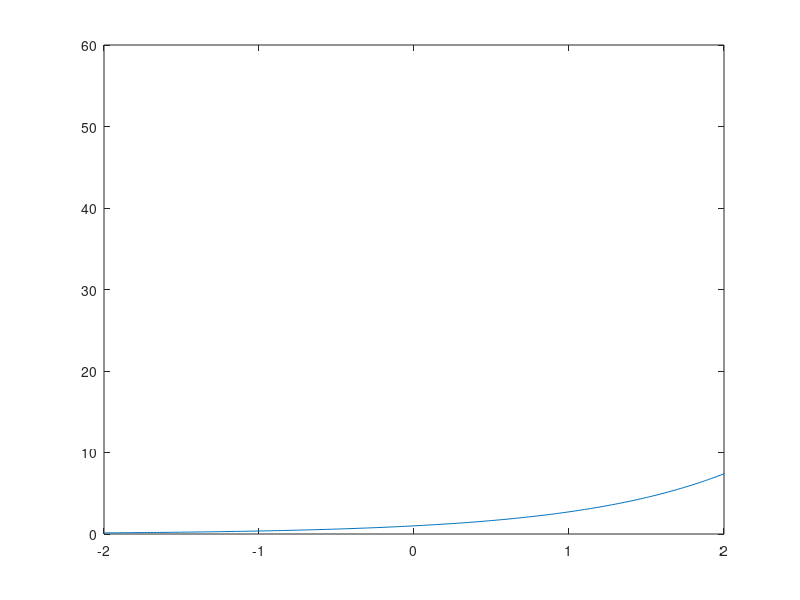

The MATLAB script that drew this image: (Note: this script raises an error after producing the figure.)
%% Introduction to MATLAB
% Christian Groll
%
% Chair of Financial Econometrics, Ludwig-Maximilians-University 
% Munich. 
%
% All rights reserved.

%%
% The following script presents an introduction to basic MATLAB
% commands. It shows how different types of variables can be
% handled and manipulated in MATLAB, as well as how MATLAB can 
% be used to produce graphical output. 

%% Numeric variables
% In MATLAB, an assignment of a certain value to a variable has 
% to be implemented with an equality sign, where any 
% expression on the right-hand side of the equality is assigned 
% to the variable which is specified on the left-hand side.
% Variable names in MATLAB have to start with a letter, which 
% can be followed by any number of letters, digits or
% underscores. Note that MATLAB is case sensitive, i.e. that
% lowercase and uppercase letters are distinguished.

% assign value 2 to a variable named x
x = 2


%%
% You can also see the effect of the assignment in the workspace
% window. The column "value" now shows a 2 next to the entry x.
% The same syntax also can be used when the value of a given
% variable shall be assigned to another variable.

% assign value of variable x to variable b
b = x

%%
% In order not to trigger an error, every variable on the 
% right-hand side of an equality sign already has to possess a 
% value.

% assignment with still undefined variable 
try
    d = c
catch err
    err.message
end
    
%%
% While the first expression assigns the value of the variable x
% to the variable b, execution of the second expression will lead
% to an error, since the variable on the left-hand side is not
% yet defined. Leaving the error untreated would force MATLAB to 
% stop the execution of the script, and throw an error message in
% red letters. 
% In order to avoid an abortion, the error is treated with a 
% try-catch construction at this point. To see the result of an 
% untreated error, just uncomment the following line and execute 
% the cell again.

% d = c

%%
% In order to assign a bundle of values to one variable, the
% values can be stored lined up horizontally or vertically, so
% that the containing variable becomes a vector. When values
% shall be lined up horizontally, MATLAB needs to know the index
% indicating the position of the value in the vector. Thereby the
% first position in a vector always gets index 1, contrary to
% 0 as in some other programming languages.

x(2) = 4

%%
% Assigning value 4 to the second position renders x into a
% 1x2 horizontal vector. 
% To meet larger generality, it is best to interpret scalar 
% values and vectors as special cases of the larger class of 
% matrices right away. Hence, any assignment needs two indices 
% to uniquely specify a position in a matrix.

x(1,2) = 4

%%
% Following the usual mathematical notation, the first index 
% refers to the vertical position, and the second index to the 
% horizontal position. 

x(2,1) = 3
x(2,2) = 4

%%
% Explained more precisely, the original assignment x = 2 actually
% performs two commands. First, the value 2 is assigned to the
% variable x. And second, the new value of the variable x is displayed
% in the command window.
%
% In order to prevent MATLAB from displaying the new state of a
% variable, each assignment has to be equipped with a semicolon
% at its end. Hence, displaying the new value of a variable after
% an assignment can be seen as something like a default setting,
% which has to be denied explicitly when it is not wanted.

% the following assignment is not displayed
x(2,2) = 8;

% to query the new value, type the variable name
x

%%
% Given that we assign a value outside of the already used 
% rectangular of indices, the matrix is automatically increased
% to include the new index, while elements of the enlarged matrix
% without specified values are automatically filled with zeros.

x(3,4) = 8

%%
% Note that MATLAB is forced to automatically enlargen the
% matrix, since it can only work with numerical variables of
% rectangular shape. An example with occurring error in case of
% misspecified matrix shape will follow at the end of the next 
% cell.

%%
% In order to simplify the assignment of a bunch of numbers, all
% matrix entries also can be assigned all at once. Be careful:
% the syntax in this case requires SQUARED brackets!
% Furthermore, the semicolons within the squared brackets tell 
% MATLAB to assign the next values to positions one row further
% down. 

% assigning multiple values at once
x = [1 2 0; 1 3 4; 2 2 2]


%%
% Note: for clarity one can also use commas in order to better
% delimit individual entries within a row.

x = [2, 3, 4; 1, 3, 1; 2, 2, 2]

%%
% As already mentioned, unequal dimensions produce an error.

try
    k = [2 2 2 2 2; 1 1; 4 4 4 4 4 4 4 4]
catch err
    err.message
end

%%
% Once a variable has been initialized through value assignments,
% there are several ways to find out all its values or the value 
% at any entry.
% The first way is to display the variable to the command window 
% by simply typing its name. However, when dealing with large 
% matrices, it is not convenient to let MATLAB display the 
% complete matrix. A preferable way is to let MATLAB display 
% only the entry required, which can be done by telling MATLAB 
% the variable name associated with an index in square brackets.

% get value at row 1, column 2
x(1,2)

%%
% A different way to find out any value of a variable is to use 
% the variable editor, which can be opened either by 
% double-clicking the variable's name in the workspace, or by 
% highlighting the variable's name, right-clicking and chosing 
% "Open".

%% Matrix Concatenation
% Since MATLAB originally was built on matrix calculations,
% MATLAB programs involve a lot of matrix manipulations.
% Therefore, MATLAB provides an auxiliary merging-operator, in
% order to facilitate merging and manipulation commands. This
% merging-operator is executed with squared brackets, and is able
% to horizontally or vertically concatenate matrices, which is 
% the process of joining small matrices to make bigger ones.
% Strictly speaking, an assignment of multiple values at once is 
% nothing else than horizontally and vertically glueing together 
% scalar values.

% glueing together values 3 and 4 horizontally, assigning to c
c = [3 4]

% two ways to add additional row
d = [3 4; 2 3];
d = [c; 2 3];

% glueing together block matrices
[[d; c] x]

%%
% In order to simplify code, some often used matrices can be 
% accessed by calling existing functions.

% determine matrix size
m = 2;
n = 3;

% create matrix containing ones
onesMatr = ones(m,n)

% create matrix containing zeros
zeroMatr = zeros(m,n)

% create matrix containing uniformly distributed random numbers 
unifMatr = rand(m,n)

%%
% In addition, MATLAB has an operator to create numerical
% sequences with constant increments. This operator is called
% with three numbers and two colons. 

% increments of size 2, starting at 1, ending at 11
1:2:11

% increments of size 5.5, starting at 14, ending at 40
14:5.5:40

%%
% In case of increments of size 1, one can also use the short
% notation involving only one colon together with a number
% specifying the starting value and a number specifying the
% ending value.

% increments of size 1, starting at 1, ending at 4
1:4

%%
% Both concatenation and the colon operator to create number
% sequences can be used to simultaneously retrieve information 
% about matrix entries. The basic notation here is that a vector
% at the first entry in square brackets refers to all rows
% involved, while a vector at the second entry refers to all
% columns involved. In doing so, the set of all indices involved 
% is given by the intersection of the specified rows and columns.

% display entries (1,3), (1,2) and (1,3) of x
[x(1,3) x(1,2) x(1,3)]

% same result, as intersection of row 1 with columns
x(1,[3 2 3])

% 2x2 upper block matrix
x([1 2],[1 2])

% using number sequence
x(1:2,1:2)

%%
% In cases of unknown matrix size, the last element also can be
% accessed with replacement statement "end".

% display last two rows and last two columns
x(2:end,2:end)
x(end-1:end,end-1:end)

%%
% Using the colon operator without additional numbers denotes
% either a complete row or a complete column of a matrix. 

% concatenate once the first and twice the third column of a
c = [x(:,1) x(:,3) x(:,3)];

% additionally append last row of x
c = [c; x(end,:)]

%%
% The same syntax also can be utilized to delete complete columns
% or rows from a matrix. Just specify the desired horizontal or
% vertical line via the colon operator, and assign an empty
% matrix to it.

% delete third column
c(:,3) = []

%% Matrix calculation
% MATLAB is able to perform the standard operations on matrices.

% addition
x = [2 3; 4 2];
b = [1; 2];
bMatr = b(1:2,[1 1])
c = x + bMatr

% subtraction
c = x - bMatr;

%%
% While addition and subtraction operate elementwise,
% matrix multiplication does not. Matrix multiplication is
% defined as scalar products of row and column vectors.

% multiplication of 2x2 matrix c with 2x1 vector b
matrProd1 = c*b
matrProd2 = [c(1,1)*b(1)+c(1,2)*b(2); c(2,1)*b(1)+c(2,2)*b(2)]

%%
% Matrix division is defined as inversion to matrix
% multiplication on square matrices.
matrProd = x*c

% retrieve x by reversion
matrProd/c
x

% this equals multiplication with inverse of c
matrProd*inv(c)

%% 
% However, when working with MATLAB in statistical applications, we
% usually interpret matrices as tables of data. Hence, performing
% matrix operations on matrices might not be the most natural way to
% process numeric variables. For example, let nSold denote a vector
% containing the number of sold products on consecutive days, while
% prices denotes a vector which contains the average achieved price
% per sale. We want to get a vector profits of same length as nSold
% and prices, containing the profits for each day.

% initialize sale vector
nSold = [2 3 2 1]

% initialize price vector
prices = [2.3 2.4 2.3 2.0]

% notation for elementwise multiplication
profits = nSold.*prices

%% 
% While addition and subtraction are the same for arrays and
% matrices, element-by-element operations on arrays have to be
% called with a dot in front of the operator.
% This rule also applies to some additional operators. Hence,
% element-wise division is called by ./, while exponentiating can
% be conducted with the .^ operator. Together with the numeric
% sequence operator, element-wise operations are very useful to
% evaluating functions on certain values and creating tables.
% For example, say you would have to evaluate the function 
% f(x)=3*x^2+7*x at values 1 to 10.

% init(ialize) grid for points that shall be evaluated
grid = 1:10;

% for each entry of grid, evaluate function per element-wise
% operations
grid 
squared = grid.^2
squaredScaled = 3*squared
scaled = 7*grid
vals = squaredScaled+scaled


%% Graphical output
% Whenever we need to visualize the graph of a function based on 
% existing tabulated values, we have to draw a line through the
% calculated values, thereby interpolating the function in
% between. The interpolated values are determined by MATLAB
% itself, so that we only have to pass the tabulated values to 
% MATLAB. One-dimensional functions usually are best visualized
% with the command plot, which draws a line through specified
% points. Since each point of the function is given by two
% coordinates (x- and y-value), the plot command also needs both
% dimensions as input.

% passing coordinates for each points to visualization function
plot(grid,vals)     % vector of x-values, vector of y-values

%%
% When using any graphical visualization command an additional
% window opens, which has to be understood as consisting of two 
% parts. The first part is the figure window itself. This part,
% for example, contains information about the size of the window 
% as well as about the reference number of the figure. The second
% part is an axes object, and can be seen as the white colored
% rectangle within the gray window. This axes object contains
% information about the used axes, where they begin and where 
% they end, and where additional ticks are shown in between.
% Furthermore, labels of the ticks, fontsizes of the labels as
% well as coordinates for the exact positioning of the white
% rectangle inside of the gray rectangle are properties of the
% axes object. These properties can not be accessed directly, 
% but have to be changed via methods performing on the object 
% (get() and set()).

%% Functions
% Besides the existing operators that can be used to data
% manipulation and calculation, MATLAB also includes functions
% that can be called. Usually, a call to a function requires some
% additional input handed over to the function and is associated
% with some output calculated by the function. For example,
% function exp() calculates the exponential function at a given
% value.

% calculate exponential function at point 3
exp(3)

% calculate log function at point 1
log(1)

%% 
% As already outlined above, financial applications usually 
% perform analysis on data, so that matrices rather have to be 
% seen as arrays or tables of data, instead of as matrices 
% expressing algebraic content. This way, element-wise operations
% become more accentuated, which is the reason that most built-in
% MATLAB functions accept matrices as input, where each entry
% will be processed by the function on its own. This way we can
% calculate more than one point of the exponential function at a
% time.

% init points where exp shall be evaluated
grid = -4:0.02:4;

% calculate associated function values
vals = exp(grid);

%%
% Using function size, we can see that the dimensions of the
% output vals complies with the dimensions of the input vector.
% This is not surprising, since exactly one function value has to
% be calculated for each point given in the input vector.

% get size of input
inputSize = size(grid) % first number: number of rows

% get size of output
outputSize = size(vals)

%% 
% Now the exponential function can be visualized in the known
% way.

% visualize function values
plot(grid,vals)

%%
% As a first example for manipulation of the axes object, suppose we
% wanted to shrink the section of the x-values depicted, which equals
% zooming into the picture. In order to apply a method to an axes
% object, we first have to specify the exact object. In this case, it
% is possible to refer to the axes object as current axes, since it is
% the last axes object that we created. This is done by gca (get
% current axes).

% use method set() on current axes, change property x-limits
set(gca,'xLim',[-2 2])

%%
% Before we will conduct a first meaningful application, we now
% shortly want to deal with a main problem in computer based
% applications. Suppose you want to perform a certain
% manipulation on your data. How do you know, whether there
% already exists a MATLAB function performing this task, and if
% there was any, how would you find it?
% One way is to use the lookfor command. With it, you can search
% the MATLAB documentary for certain keywords. MATLAB then will
% search the first line of the help text of all functions on the
% search path for a certain keyword.

% find a function that performs permutation on vector elements
lookfor permutation

%% 
% Another way would be to let MATLAB display all functions in a
% given category. For example, request all elementary matrices
% and matrix manipulation:

help elmat

%%
% Other category names would be "specfun" for special functions
% and "elfun" for elementary functions.
% Of course, an additional and usually worthwhile option would be
% to simply type some keywords into Google's search engine.

%% Try yourself
% You should now try yourself at the "Matlab basics - practice" part in
% Matlab Coursework.

%% For-loops and linearization
% Now we want to plot the density function of a normal 
% distribution. The formular for the density function is given by
% f(x)=(2*pi*sigma)^(-0.5)*exp(-0.5*((x-mu)^2/sigma)). In the
% course of this application we also introduce the syntax for
% loops in MATLAB, and show their performance with a different
% approach using simple matrix calculations.
% A loop executes a series of commands for a pre-specified number
% of iterations. However, any loop usually needs a running
% variable that changes at each iteration. For example, if you
% want to store the results of your code inside the loop, you
% would have to adapt the index of your storing variable, in
% order to not overwrite your results.
% The syntax of loops is rather simple. Just type "for" to
% indicate the beginning of a loop, choose a running variable and
% specify a vector of values which will be taken by the running
% variable.


% init params
mu = 2;
sigma = 1.4;
grid = -2:0.01:6;

tic     % start MATLAB's stopwatch to return processing time of
        % for loop
for ii=1:numel(grid)   % Chronologically, for each point in grid.
                       % numel() returns number of elements
    x = grid(ii);      % current x-value for density evaluation
    y(ii) = (2*pi*sigma)^(-0.5)*exp(-0.5*((x-mu)^2/sigma));
        % adapt index of storing variable to avoid overwriting
end     % end of loop
time1 = toc;    % get time required to execute code from tic to 
                % toc and store it in variable time1
                
                
%% 
% While the code is very intuitive and simple, there are two main
% drawbacks with respect to performance.
% First, since you have not told MATLAB prior to the execution of
% the loop, how large your storing variable y will get, MATLAB
% will take any free space in its memory to store the variable y
% at the first run of the loop. However, since the required
% storage of y will increase during each loop, it could happen
% that y at some point will need more storage than what is 
% available at the previously chosen location in its memory. In
% consequence, MATLAB would have to take all stored results in y
% and shift them to another and bigger place in its memory, which
% is rather time-consuming. Therefore, you always should tell
% MATLAB beforehand how large your storage variable will get.
% And secondly, since MATLAB is optimized for matrix
% calculations, you always have to try to linearize your code in
% order to avoid for loops. Here is an improved version of the
% code, using element-wise function evaluations on grid:

tic
y = (2*pi*sigma)^(-0.5) * exp(-0.5*(grid-mu).^2/sigma);
time2 = toc;

% visualization to check for mistakes
plot(grid,y)

% calculate factor of performance improvement
factor = time1/time2;

% formatted output
fprintf('\nSecond code is faster with factor %3.3f\n',factor);
    % \n stands for change to new line 
    % %3.3f is the format for the ouput of the variable inserted

%% 
% Of course, such an important function is already implemented in
% MATLAB. Hence, the same results also can be obtained by

% y = normpdf(grid,mu,sigma);

%% 
% In order to further highlight the importance of preallocation,
% we will try a second example.

tic
N = 10e3;
x(1) = 1000;
for k=2:N
    x(k) = 1.05*x(k-1);
end
time1 = toc;

tic
N = 10e3;
x = zeros(N,1);
x(1) = 1000;
for k=2:N
    x(k) = 1.05*x(k-1);
end
time2 = toc;

fprintf('\nPart one takes %2.3d times longer.\n',time1/time2)

%%
% The same performance improvements also apply to the case of a
% two-dimensional normal distribution. However, we first
% introduce two further helpful operators in MATLAB. The first is
% the transpose operator, which forms the complex conjugate
% transpose of a matrix, i.e. it simply transposes matrices
% without complex part.

% init random matrix
x = rand(3)

% show transposition
transp = x'

%%
% The second operator is the vectorization operator. Applied to a
% matrix, it takes each column and attaches it at the bottom of
% the previous columns to get one large vector containing all
% entries of matrix a.

% vectorization, with subsequent transposition to keep displayed 
% output space-saving
x(:)'

%%
% These operations will prove useful in the performance-improved
% encoding of the two-dimensional density. But first we will
% implement the more easy way using for loops.

% init params
mu = [4; 0];    % vector containing both mean values
sigma = [1.5; 1];   % vector containing both standard deviations
rho = 0.5;      % correlation coefficient

% init grid
grid = -4:0.1:8;    % same grid will be used for both axes

% start stopwatch
tic

% preallocate storage matrix for better performance results
z = zeros(numel(grid),numel(grid));
xGrid = zeros(numel(grid),numel(grid)); % since we want to plot
yGrid = zeros(numel(grid),numel(grid)); % the results at the end,
            % grid coordinates and density values have to be
            % arranged in a matrix


% calculate values: for each x value, run through all y values
for ii=1:numel(grid) % loop for x coordinate / row vector
    for jj=1:numel(grid)    % loop for y coordinate / column vec.
        xGrid(jj,ii) = grid(ii);
        yGrid(jj,ii) = grid(jj);
        x = grid(ii);
        y = grid(jj);
        z(jj,ii)=(2*pi*sigma(1)*sigma(2)*sqrt(1-rho^2))^(-1)*...
            exp(-(1/(2*(1-rho^2)))*...
            ((x-mu(1))^2/sigma(1)^2+(y-mu(2))^2/sigma(2)^2-...
            2*rho*(x-mu(1))*(y-mu(2))/sigma(1)/sigma(2)));
            % Note: when plotting a matrix, row vectors will
            % appear in x-direction. Hence, the first for-loop
            % here calculates the values along the x-direction,
            % and the second along the y-direction.
    end
end
time1 = toc;

%%
% Vectorization for two-dimensional problems is quite more
% demanding than in the one-dimensional case. However, looking at
% the implemented for-loops in the cell above you can see that 
% you implicitly evaluated the density on all possible
% two-dimensional combinations of the values in the grid vector.
% Using a simple example helps to illustrate this.

exampleGrid = 1:3;
storageVar = [];
xGridExam = zeros(numel(exampleGrid)*[1 1]);
yGridExam = zeros(numel(exampleGrid)*[1 1]);
for ii=1:numel(exampleGrid)
    for jj=1:numel(exampleGrid)
        xGridExam(jj,ii) = exampleGrid(ii);
        yGridExam(jj,ii) = exampleGrid(jj);
        storageVar = [storageVar;...
            [exampleGrid(ii) exampleGrid(jj)]]; % attaches each 
                % new point combination below the previous ones
    end
end
storageVar
xGridExam
yGridExam

%% 
% In effect this code does the following: it choses the value of 
% the x-coordinate, holds it fixed, and runs through all 
% y-coordinate values.
% Since in graphical outputs of matrices the x-axis is defined as
% the row dimension, the code evaluates column after column of
% the final density value matrix.

%%
% We now have to achieve a similar result without using 
% for-loops. Lets first concentrate on the values of the
% x-coordinate matrix. In order to replicate this matrix, we just
% have to stick three times the original grid vector above each
% other. A very useful function for such a task is repmat, which
% stands for "replicate matrix", and allows you to form a block
% matrix consisting of smaller matrices which are replicates of a
% given matrix.

% example
x = [1 2; 3 4];

% 2 replicates of x above each other, 3 next to each other
repmat(x,2,3)

%% 
% Hence, the coordinate matrices are obtained by
xCoord = repmat(exampleGrid,3,1)
yCoord = repmat(exampleGrid',1,3)


%%
% Applying the same procedure to the original task:

% start stopwatch
tic

% create coordinate matrices
xGrid2 = repmat(grid,numel(grid),1);
yGrid2 = repmat(grid',1,numel(grid));

% evaluate density elementwise on grid matrices
z2 = (2*pi*sigma(1)*sigma(2)*sqrt(1-rho^2))^(-1)*...
           exp(-(1/(2*(1-rho^2)))*...
           ((xGrid2-mu(1)).^2/sigma(1)^2+...
           (yGrid2-mu(2)).^2/sigma(2)^2-...
           2*rho*(xGrid2-mu(1)).*...
           (yGrid2-mu(2))/sigma(1)/sigma(2)));
       
time2 = toc;       

% calculate factor of performance improvement
factor = time1/time2;

% formatted output
fprintf('\nSecond code is faster with factor %3.3f\n',factor);
    % \n stands for change to new line 
    % %3.3f is the format for the ouput of the variable inserted
       
%%
% check for deviations of previous results
deviations = [max(max(xGrid-xGrid2)),...
              max(max(yGrid-yGrid2)),...
              max(max(z-z2))]
       
%%
% Of course, the bivariate density function also exists in
% MATLAB.

% calculate covariance matrix
covVar = [sigma(1)^2 rho*sigma(1)*sigma(2); ...
            rho*sigma(1)*sigma(2) sigma(2)^2];
        
% using vectorized coordinates as input        
z3 = mvnpdf([xGrid(:) yGrid(:)],mu',covVar);
   
% reshape result to comparable size
z3 = reshape(z3,size(xGrid));

%%
% Visualization is obtained by using either mesh() or surf().
mesh(xGrid,yGrid,z)
xlabel(['x axis: mean value ' num2str(mu(1))])
ylabel(['y axis: mean value ' num2str(mu(2))])
title('bivariate normal density')

% fit axes to grid points evaluated
set(gca,'xLim',[grid(1) grid(end)],'yLim',[grid(1) grid(end)])
    
%% String variables
% String variables represent series of characters. In order to
% assign a string to a variable, the expression has to be
% enclosed with apostrophes. This way, MATLAB automatically
% defines the variable's type as string.

s = 'This is a string!'

%%
% Strings also can be packed into a matrix. However, a string in
% a matrix has to be interpreted as an array of individual
% characters. Hence, in order to pack two strings into a matrix,
% the string dimensions have to match the same way as the
% dimensions of row vectors have to match in a matrix with
% numeric entries.

s = ['abc';'cba']

%%
% Using strings of different lengths produces an error.

try
    t = ['abc'; 'abcd']
catch err
    err.message
end

%% Cell variables
% Cell arrays are used when variables of different types shall be
% stored in a single variable. For example, an entry in a cell 
% array can contain a numeric value as well as a matrix with 
% numeric entries. Furthermore, it can also obtain a string (an
% array of characters) or a structure variable. In contrast to
% the variable types so far, cell arrays are initialized using
% curled brackets!

c = {'abe','kdkdkd'}

c{2,1} = 4535

x = [2 3 2; 1 2 2; 4 5 6];
c{2,2} = x

%%
% Imagine, you wanted to store historic stock prices in a cell
% array. Hence, you could fill one entry with a string variable
% containing the name of the stock, one entry with a matrix of
% numeric values containing the closing prices and one entry with
% a matrix containing associated dates. One problem when working
% with cell arrays is, that you always have to keep track
% about the arrangement of the different variables in the cell
% array yourself! This way, your code becomes more error prone,
% since you could accidentially mix up the entries, and overwrite
% the stock prices, while you only wanted to change the name of
% the stock. 
% In order to improve the code with respect to this danger of
% confusions, MATLAB has come up with a way to store different
% data types, where the individual entries are not indexed with
% numbers, but with field names. Such variables are called
% structure variables.

%% Structure variables
% When using structure variables, individual fields are addressed
% by simple name extensions to the name of the variable.
% Consider a structure variabe stock1 containing stock 
% information.

stock1.name = 'BMW';

stock1.dates = ['01.02.2001';'02.02.2001';'03.02.2001'];

stock1.prices = [112; 114; 111];

stock1

%%
% In order to display the information of a structure variable,
% one has to use a similar syntax.

stock1.dates

%%
% The same syntax also has to be used when information of a field
% shall be assigned to a new variable. 

dates = stock1.dates

%% Tables
% Since version R2013b Matlab also has a data structure similar to
% DataFrames in R. These tables allow to store data of mixed types, the
% only restriction being that all columns need to be of equal length.
% For the advantages of tables take a look at the online documentation at
% http://www.mathworks.de/de/help/matlab/matlab_prog/advantages-of-using-tables.html 

load patients

patientTable = table(Gender,Age,Smoker,Diastolic);

% get subset of data as table
subTable = patientTable(:, 1:2);

% get subset of data as matrix
valuesThemself = patientTable{:, 2:4};

% get invalid subset of data
try
    invalidData = patientTable{:, 1:2}
catch err
    err.message
end

%% Tables: logical indexing
% still to come

%% mathematical functions
% could corrupt logical data: all patients become smokers
patientTable{:, 2:4} = patientTable{:, 2:4} + 3000



